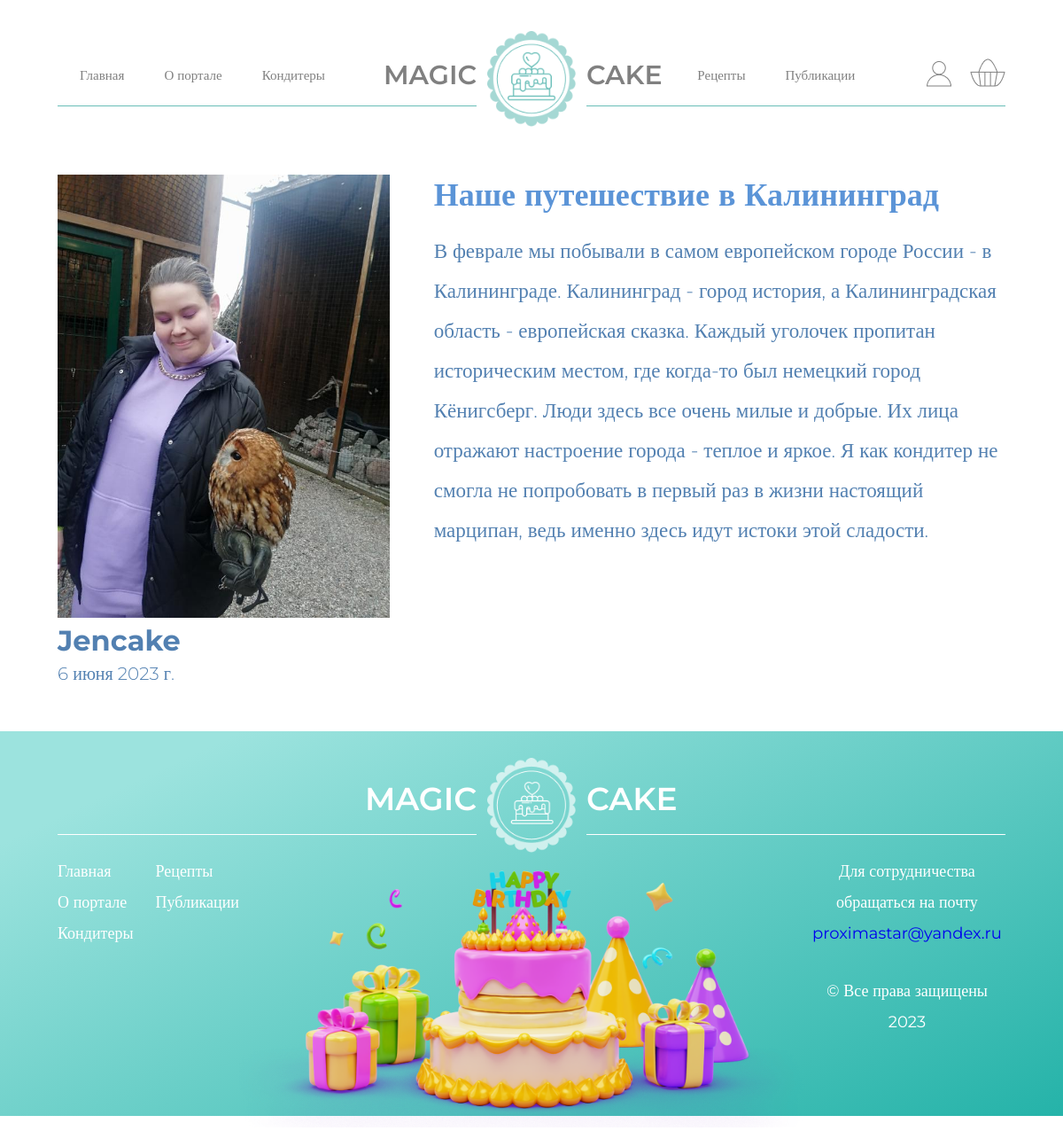
The app's page /posts/1/ with its own data.
### site_cake/models.py (models this page shows, shortened)
class CookerPost(models.Model):
    POST_STATUS = [
        ('1', 'Черновик'),
        ('2', 'Опубликовано'),
        ('3', 'На модерации'),
    ]
    cooker = models.ForeignKey(User, on_delete=models.CASCADE)
    title = models.CharField(max_length=200, unique=True)
    image_post = models.ImageField(upload_to='post_pics')
    video_url = models.URLField(blank=True, verbose_name="URL видео", help_text="URL видео")
    content = models.TextField()
    updated_on = models.DateTimeField(auto_now=True)
    created_on = models.DateTimeField(auto_now_add=True)
    status = models.CharField(choices=POST_STATUS, default='1', max_length=1)
    class Meta:
        verbose_name = 'Публикация'
        verbose_name_plural = 'Публикации'
        ordering = ['id']

class User(AbstractUser):
    first_name = models.CharField(max_length=60, null=True)
    last_name = models.CharField(max_length=60, null=True)
    email = models.EmailField(max_length=60, unique=True, blank=True, null=True, default=None)
    username = models.CharField(max_length=30, unique=True, blank=True, null=True)
    is_cooker = models.BooleanField('Статус кондитера', default=False)
    is_customer = models.BooleanField('Статус заказчика', default=False)
    is_active = models.BooleanField(default=True)
    is_superuser = models.BooleanField(default=False)
    objects = UserManager()
    class Meta:
        verbose_name = 'Пользователь'
        verbose_name_plural = 'Пользователи'

### site_cake/views.py (the view)
# urls.py: path('posts/<int:id>/', views.post_detail, name='post_single'),
def post_detail(request, id):
    post = CookerPost.objects.get(pk=id)
    if request.user:
        if not FavoritePost.objects.filter(post=id, user=request.user.id):
            fav = False
        else:
            fav = True
    return render(request, 'post_detail.html', {'post_info': post, 'fav': fav})

### templates/post_detail.html (shortened to what this page needs)
{% extends 'base.html' %}
{% load static %}
{% block base %}
    <div class="container post_info_block">
        <div class="post_info">
            <img src="{{ post_info.image_post.url }}" class="post_info_img" alt="">
            <div class="user_info_post">
                <div class="user_info">
                    <p class="user_info_name">{{ post_info.cooker.username }}</p>
                    <p class="post_date_publish">{{ post_info.created_on.date }}</p>
                </div>
            </div>
        </div>
        <div class="post_content">
            <p class="post_title top_name">{{ post_info.title }}</p>
            <p class="post_descript">{{ post_info.content }}</p>
        </div>
    </div>
{% endblock base %}

### static/css/style.css (style rules this page uses)
* { margin: 0; padding: 0; }
.container { max-width: 1280px; margin: 0 auto; font-weight: normal; }
.post_info { margin-right: 50px; }
.post_info_img { max-width: 430px; height: 500px; object-fit: cover; }
.post_descript { font-family: 'Montserrat'; font-style: normal; font-weight: 300; font-size: 23px; line-height: 45px; color: #5280B1; }
.user_info_name, .post_date_publish { font-family: 'Montserrat'; font-style: normal; font-weight: 700; font-size: 32px; line-height: 44px; color: #5280B1; }
.post_date_publish { font-weight: 300; font-size: 20px; line-height: 30px; }
.footer_logo_block, .footer_left_side, .footer_right_side, .footer_nav_block, .post_info_block, .form_filter, .user_info_post { display: flex; justify-content: space-between; align-items: center; }
.post_info_block { align-items: inherit; }
.top_name { font-family: 'Montserrat',serif; font-style: normal; font-weight: 500; font-size: 36px; line-height: 44px; color: #B16FBC; text-align: center; margin-bottom: 60px; }
.post_title { font-weight: 600; margin-bottom: 20px; text-align: left; color: #5b94d7; }
@media (max-width:1280px) { .container { max-width: 1070px; } }

### records on screen
CookerPost: image_post (picture), cooker.username "Jencake", created_on "6 июня 2023 г.", title "Наше путешествие в Калининград", content "В феврале мы побывали в самом европейском городе России - в Калининграде. Калининград - город история, а Калининградская область - европейская сказка. Каждый уголочек пропитан историческим местом, где когда-то был немецкий город Кёнигсберг. Люди здесь все очень милые и добрые. Их лица отражают настроение города - теплое и яркое. Я как кондитер не смогла не попробовать в первый раз в жизни настоящий марципан, ведь именно здесь идут истоки этой сладости."
